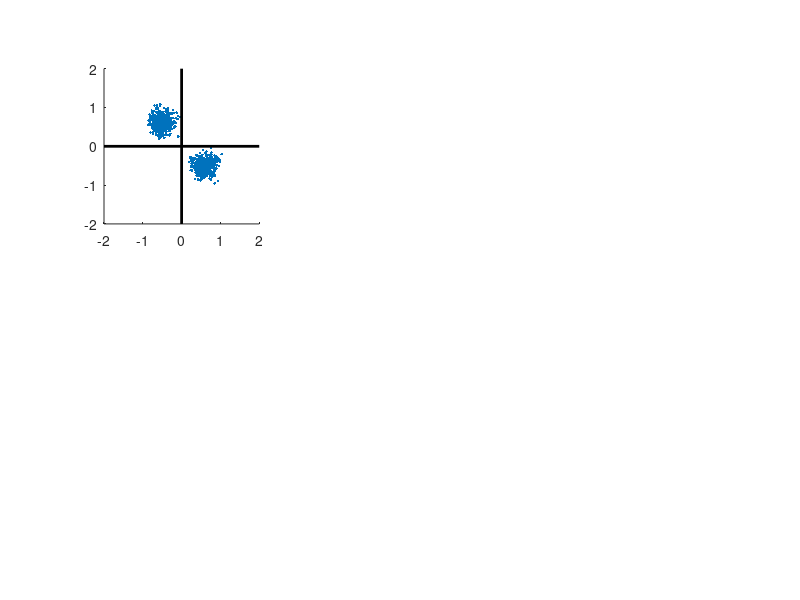

The MATLAB script that drew this image: (Note: this script raises an error after producing the figure.)
methods={'SVD','NMF', 'AA', 'SC', 'NSC', 'ICA', 'kmeans'}
method=methods{2};

noc=2;      % For SVD the number of components (noc) can maximally be set to 2
lambda=.01; % L1 regularization strength for the methods SC and NSC

load Synthdata;

figure;
for k=1:length(X)
    subplot(2,3,k)
    hold on;
    plot(X{k}(1,:),X{k}(2,:),'.');   
    plot([0 0],[ -2 2],'k-','linewidth',2);
    plot([-2 2],[0 0],'k-','linewidth',2);
    axis equal;
    axis([-2 2 -2 2])
    
    % Carry out analysis
    SST=sum(sum(X{k}.^2));
    switch method
        case 'SVD'
             [U,S,V]=svd(X{k},'econ');
             U=U(:,1:noc);
             S=S(1:noc,1:noc);
             V=V(:,1:noc);
             W=U;
             H=S*V';
             L=0.5*(SST-trace(S.^2));
             for t=1:min([size(W,2),noc])
                plot([0,W(1,t)],[0,W(2,t)],'-r','LineWidth',2');
             end
        case 'AA'
             [W,S,H,L]=ArchetypalAnalysis(X{k},noc);             
             plot(W(1,[1:noc 1]),W(2,[1:noc 1]),'-r','LineWidth',2');               
        case 'NMF'
             [W,H,L]=NMFPG(X{k},noc);
             for t=1:noc
                plot([0,W(1,t)],[0,W(2,t)],'-r','LineWidth',2');
             end                       
        case 'SC'
             [W,H,L,L1]=SparseCoding(X{k},noc,lambda,[0 0]);
             for t=1:noc
                plot([0,W(1,t)],[0,W(2,t)],'-r','LineWidth',2');
             end            
        case 'NSC'
             [W,H,L,L1]=SparseCoding(X{k},noc,lambda,[1 1]);
             for t=1:noc
                plot([0,W(1,t)],[0,W(2,t)],'-r','LineWidth',2');
             end             
        case 'kmeans'
             [W,H]=kmeans_sr(X{k},noc);
             for t=1:noc
                plot(W(1,t),W(2,t),'*r','MarkerSize',10);
             end
             L=0.5*sum(sum((X{k}-W*H).^2));
        case 'ICA'
            [H, W, Winv] = FASTICA (X{k},'numOfIC',noc,'approach','symm','g','tanh');
            % normalize components
            d=sqrt(sum(W.^2));
            W=W*diag(1./d);
            H=diag(d)*H;
            L=0.5*sum(sum((X{k}-W*H).^2));
            for t=1:min([noc,size(W,2)])
                plot([0,W(1,t)],[0,W(2,t)],'-r','LineWidth',2');
            end                        
    end
    title(['Analyzed by ' method ', VE=' num2str(1-2*L(end)/SST)],'FontWeight','bold' )       
end